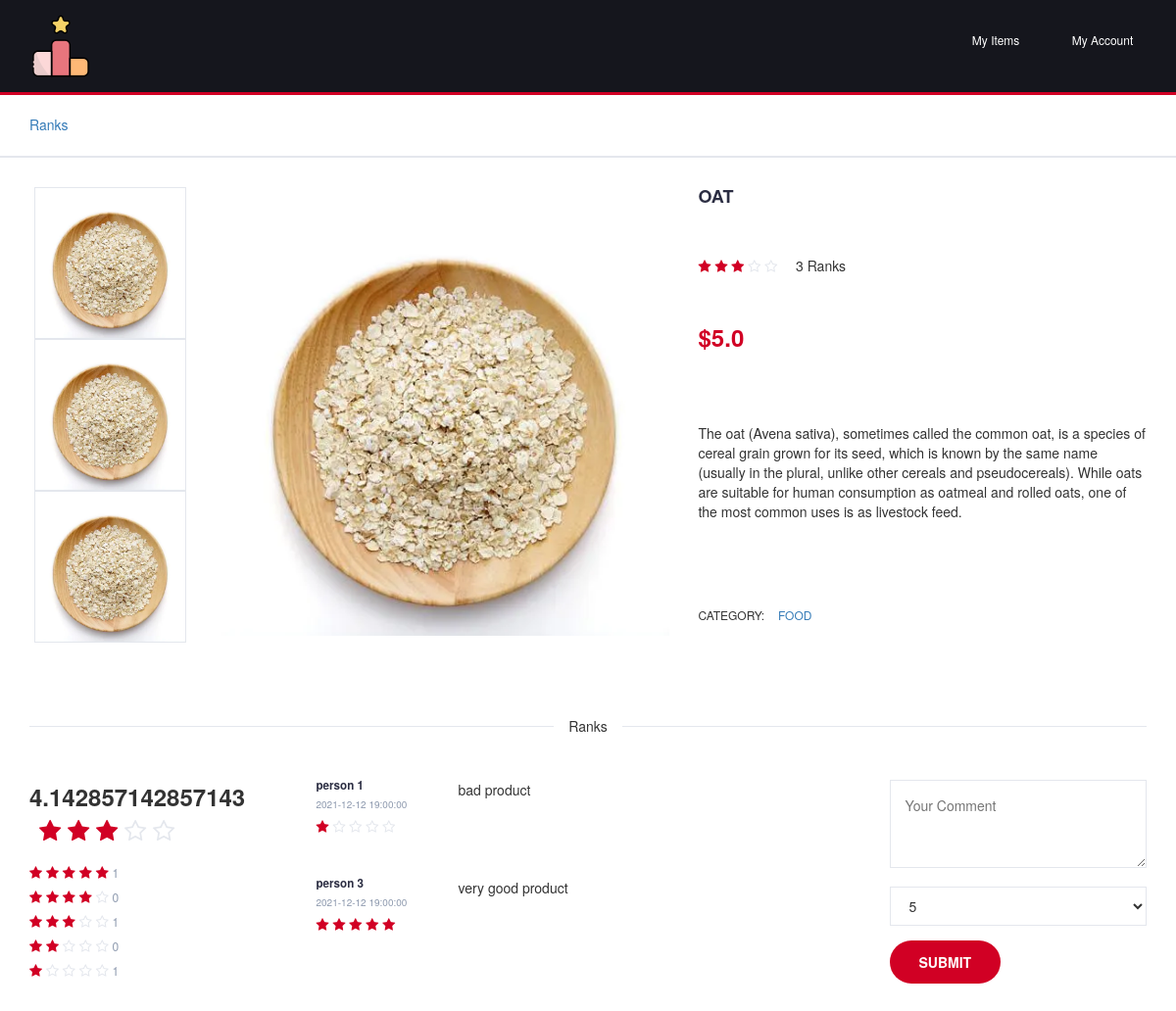
The page /product_details/1 on the database its author committed.
### app/models.py (models this page shows, shortened)
class Product(db.Model):
    __tablename__ = 'products'
    id = db.Column(db.Integer, primary_key=True)
    name = db.Column(db.String(64), index=True)
    category = db.Column(db.String(32), index=True)
    description = db.Column(db.String(128), index=True)
    image = db.Column(db.String(256), index=True)
    price = db.Column(db.Float, index=True)
    avg_star = db.Column(db.Float, index=True, default=0)
    user_id = db.Column(db.Integer, db.ForeignKey('users.id'))
    feedbacks = db.relationship('Feedback', backref='rated', lazy='dynamic')

class Feedback(db.Model):
    __tablename__ = 'feedbacks'
    id = db.Column(db.Integer, primary_key=True)
    username = db.Column(db.String(32), index=True)
    star = db.Column(db.Integer, index=True)
    comment = db.Column(db.String(140), index=True)
    time = db.Column(db.String, index=True)
    product_id = db.Column(db.Integer, db.ForeignKey('products.id'))

### app/load/routes.py (the view, shortened to what this page needs)
@load.route('/product_details/<p>', methods=['GET', 'POST'])
def product_details(p):
    form = CommentForm()
    user = User.query.filter_by(id=session.get("ID")).first()
    product = Product.query.filter_by(id=p).first()
    feedbacks = Feedback.query.filter_by(product_id=p).all()
    star = [0, 0, 0, 0, 0]
    if len(feedbacks) != 0:
        for feedback in feedbacks:
            if feedback.star == 1:
                star[0] += 1
            elif feedback.star == 2:
                star[1] += 1
            elif feedback.star == 3:
                star[2] += 1
            elif feedback.star == 4:
                star[3] += 1
            else:
                star[4] += 1
        avg_star = (star[0] + 2 * star[1] + 3 * star[2] + 4 * star[3] + 5 * star[4]) / len(feedbacks)
        stars = round(avg_star)
        product.avg_star = avg_star
        db.session.commit()
        last_feedback = feedbacks[len(feedbacks) - 1]
    else:
        stars = 0
        last_feedback = None
    return render_template('load/product_details.html', form=form, session=session, p=product, feedbacks=feedbacks,
                           feedback_num=len(feedbacks), last_feedback=last_feedback, stars=stars, star=star)

### app/templates/load/product_details.html (shortened to what this page needs)
{% extends "base.html" %}
{% block navigation %}
    <nav id="navigation">
        <div class="container">
            <div id="responsive-nav">
                <ul class="main-nav nav navbar-nav">
                    <li><a href="{{ url_for('auth.index') }}">Ranks</a></li>
                </ul>
            </div>
        </div>
    </nav>
{% endblock %}
{% block content %}
    <div class="section">
        <div class="container">
            <div class="row">
                <div class="col-md-5 col-md-push-2">
                    <div id="product-main-img">
                        <div class="product-preview">
                            <img src={{ p.image }} alt="">
                        </div>
                    </div>
                </div>
                <div class="col-md-2  col-md-pull-5">
                    <div id="product-imgs">
                        <div class="product-preview">
                            <img src={{ p.image }} alt="">
                        </div>
                        <div class="product-preview">
                            <img src={{ p.image }} alt="">
                        </div>
                        <div class="product-preview">
                            <img src={{ p.image }} alt="">
                        </div>
                    </div>
                </div>
                <div class="col-md-5">
                    <div class="product-details">
                        <h2 class="product-name">{{ p.name }}</h2>
                        <br>
                        <br>
                        <div>
                            <div class="product-rating">
                                {% if stars != 0 %}
                                    {% for s in range (0, stars) %}
                                        <i class="fa fa-star"></i>
                                    {% endfor %}
                                {% endif %}
                                {% if stars != 5 %}
                                    {% for s in range (0, (5-stars)) %}
                                        <i class="fa fa-star-o"></i>
                                    {% endfor %}
                                {% endif %}
                            </div>
                            {{ feedback_num }} Ranks
                        </div>
                        <br>
                        <br>
                        <div>
                            <h3 class="product-price">${{ p.price }}</h3>
                        </div>
                        <br>
                        <br>
                        <br>
                        <p>{{ p.description }}</p>
                        <br>
                        <br>
                        <br>
                        <ul class="product-links">
                            <li>Category:</li>
                            <li><a href="{{ url_for('load.display_product', cat=p.category) }}">{{ p.category }}</a></li>
                        </ul>
                    </div>
                </div>
                <div class="col-md-12">
                    <div id="product-tab">
                        <ul class="tab-nav">
                            <li>Ranks</li>
                        </ul>
                        <div class="tab-content">
                            <div id="tab3">
                                <div class="row">
                                    <div class="col-md-3">
                                        <div id="rating">
                                            <div class="rating-avg">
                                                <span>{{ p.avg_star }}</span>
                                                <div class="rating-stars">
                                                    {% if stars != 0 %}
                                                        {% for s in range (0, stars) %}
                                                            <i class="fa fa-star"></i>
                                                        {% endfor %}
                                                    {% endif %}
                                                    {% if stars != 5 %}
                                                        {% for s in range (0, (5-stars)) %}
                                                            <i class="fa fa-star-o"></i>
                                                        {% endfor %}
                                                    {% endif %}
                                                </div>
                                            </div>
                                            <ul class="rating">
                                                <li>
                                                    <div class="rating-stars">
                                                        <i class="fa fa-star"></i>
                                                        <i class="fa fa-star"></i>
                                                        <i class="fa fa-star"></i>
                                                        <i class="fa fa-star"></i>
                                                        <i class="fa fa-star"></i>
                                                    </div>
                                                    <span class="sum">{{ star[4] }}</span>
                                                </li>
                                                <li>
                                                    <div class="rating-stars">
                                                        <i class="fa fa-star"></i>
                                                        <i class="fa fa-star"></i>
                                                        <i class="fa fa-star"></i>
                                                        <i class="fa fa-star"></i>
                                                        <i class="fa fa-star-o"></i>
                                                    </div>
                                                    <span class="sum">{{ star[3] }}</span>
                                                </li>
                                                <li>
                                                    <div class="rating-stars">
                                                        <i class="fa fa-star"></i>
                                                        <i class="fa fa-star"></i>
                                                        <i class="fa fa-star"></i>
                                                        <i class="fa fa-star-o"></i>
                                                        <i class="fa fa-star-o"></i>
                                                    </div>
                                                    <span class="sum">{{ star[2] }}</span>
                                                </li>
                                                <li>
                                                    <div class="rating-stars">
                                                        <i class="fa fa-star"></i>
                                                        <i class="fa fa-star"></i>
                                                        <i class="fa fa-star-o"></i>
                                                        <i class="fa fa-star-o"></i>
                                                        <i class="fa fa-star-o"></i>
                                                    </div>
                                                    <span class="sum">{{ star[1] }}</span>
                                                </li>
                                                <li>
                                                    <div class="rating-stars">
                                                        <i class="fa fa-star"></i>
                                                        <i class="fa fa-star-o"></i>
                                                        <i class="fa fa-star-o"></i>
                                                        <i class="fa fa-star-o"></i>
                                                        <i class="fa fa-star-o"></i>
                                                    </div>
                                                    <span class="sum">{{ star[0] }}</span>
                                                </li>
                                            </ul>
                                        </div>
                                    </div>
                                    <div class="col-md-6">
                                        <div id="reviews">
                                            <ul class="reviews">
                                                {% if session.get("ID") == None %}
                                                    {% if feedbacks != None %}
                                                        <li>
                                                            <div class="review-heading">
                                                                <h5 class="name">{{ feedbacks[0].username }}</h5>
                                                                <p class="date">{{ feedbacks[0].time }}</p>
                                                                <div class="review-rating">
                                                                    {% if feedbacks[0].star != 0 %}
                                                                        {% for s in range (0, feedbacks[0].star) %}
                                                                            <i class="fa fa-star"></i>
                                                                        {% endfor %}
                                                                    {% endif %}
                                                                    {% if feedbacks[0].star != 5 %}
                                                                        {% for s in range (0, (5-feedbacks[0].star)) %}
                                                                            <i class="fa fa-star-o"></i>
                                                                        {% endfor %}
                                                                    {% endif %}
                                                                </div>
                                                            </div>
                                                            <div class="review-body">
                                                                <p>{{ feedbacks[0].comment }}</p>
                                                            </div>
                                                        </li>
                                                        <li>
                                                            <div class="review-heading">
                                                                <h5 class="name">{{ last_feedback.username }}</h5>
                                                                <p class="date">{{ last_feedback.time }}</p>
                                                                <div class="review-rating">
                                                                    {% if last_feedback.star != 0 %}
                                                                        {% for s in range (0, last_feedback.star) %}
                                                                            <i class="fa fa-star"></i>
                                                                        {% endfor %}
                                                                    {% endif %}
                                                                </div>
                                                            </div>
                                                            <div class="review-body">
                                                                <p>{{ last_feedback.comment }}</p>
                                                            </div>
                                                        </li>
                                                    {% endif %}
                                                {% endif %}
                                            </ul>
                                        </div>
                                    </div>
                                    <div class="col-md-3">
                                        <div id="review-form">
                                            <form class="review-form" action="" method="post" novalidate>
                                                {{ form.comment(class="input", placeholder="Your Comment") }}
                                                {{ form.star(class="input") }}
                                                {{ form.submit(class="primary-btn order-submit") }}
                                            </form>
                                        </div>
                                    </div>
                                </div>
                            </div>
                        </div>
                    </div>
                </div>
            </div>
        </div>
    </div>
{% endblock %}

### rows shown on the page
Product: image (picture), name "OAT", price "5.0", description "The oat (Avena sativa), sometimes called the common oat, is a species of cereal grain grown for its seed, which is known by the same name (usually in the plural, unlike other cereals and pseudocereals). While oats are suitable for human consumption as oatmeal and rolled oats, one of the most common uses is as livestock feed.", category "FOOD", avg_star "4.142857142857143"
Feedback: username "person 1", time "2021-12-12 19:00:00", star 1 (drawn), comment "bad product"
Feedback: username "person 3", time "2021-12-12 19:00:00", star 5 (drawn), comment "very good product"

### other values the page prints
{{ feedback_num }} "3"
{{ star[4] }} "1"
{{ star[3] }} "0"
{{ star[2] }} "1"
{{ star[1] }} "0"
{{ star[0] }} "1"
